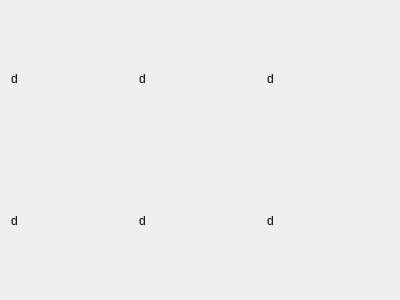
<?xml version="1.0" encoding="UTF-8"?>
<ui version="4.0">
 <class>Widget</class>
 <widget class="QWidget" name="Widget">
  <property name="geometry">
   <rect>
    <x>0</x>
    <y>0</y>
    <width>400</width>
    <height>300</height>
   </rect>
  </property>
  <property name="windowTitle">
   <string>Widget</string>
  </property>
  <layout class="QGridLayout" name="gridLayout">
   <item row="0" column="0">
    <widget class="QLabel" name="label">
     <property name="text">
      <string>d</string>
     </property>
    </widget>
   </item>
   <item row="0" column="1">
    <widget class="QLabel" name="label_2">
     <property name="text">
      <string>d</string>
     </property>
    </widget>
   </item>
   <item row="0" column="2">
    <widget class="QLabel" name="label_3">
     <property name="text">
      <string>d</string>
     </property>
    </widget>
   </item>
   <item row="1" column="0">
    <widget class="QLabel" name="label_4">
     <property name="text">
      <string>d</string>
     </property>
    </widget>
   </item>
   <item row="1" column="1">
    <widget class="QLabel" name="label_5">
     <property name="text">
      <string>d</string>
     </property>
    </widget>
   </item>
   <item row="1" column="2">
    <widget class="QLabel" name="label_6">
     <property name="text">
      <string>d</string>
     </property>
    </widget>
   </item>
  </layout>
 </widget>
 <layoutdefault spacing="6" margin="11"/>
 <resources/>
 <connections/>
</ui>
